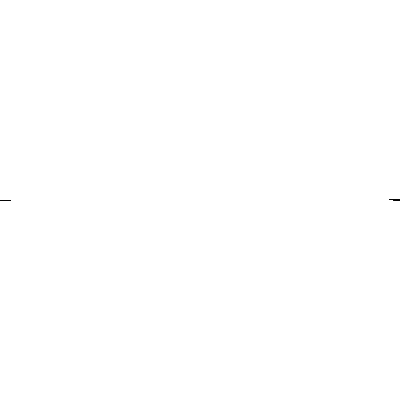
Frame 1 (no input)
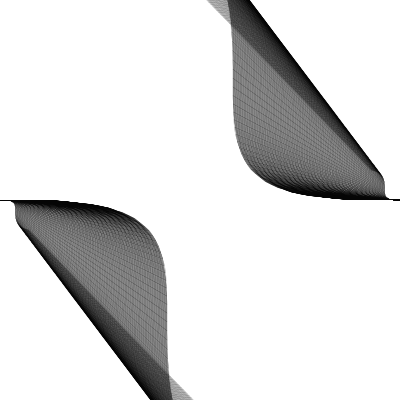
Frame 60 (the mouse pressed at the canvas centre just before this capture)
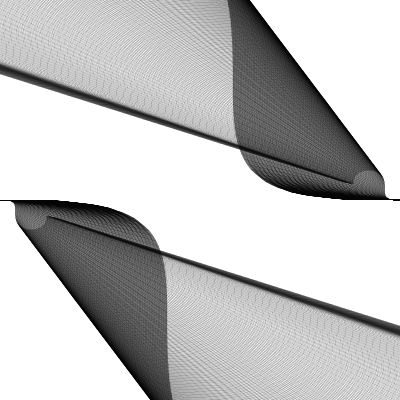
Frame 120 (the mouse held since frame 60 and released just before this capture)

The Processing sketch that drew these frames (run headless with seeded random() and noise(); from frame 60 on, the mouse is pressed at the canvas centre):

// Processing sketch: sketch_82_polar_roses2
// ── sketch_82_polar_roses2.pde
// thanks to mimi yin for the original polar rose code

float x, y;
float angle; 

RoseBunch roses1;
RoseBunch roses2;

void setup() {
  size(400, 400);
  background(255);
  fill(255);
 
  float mult = 1;
  roses1 = new RoseBunch(0, height/2, mult, "pos" );
  roses2 = new RoseBunch(width, height/2, mult, "neg" );
}

void draw() {
  // Keep moving around the circle
  angle+=0.01;
  
  roses1.run();
  roses2.run();
}
// ── rose.pde
class Rose {
  PVector pos = new PVector();
  PVector oldPos = new PVector();
  float multiplier;
  String dir;
  
  Rose(float iX, float iY, float iM, String iD) {
    oldPos.x = iX;
    oldPos.y = iY;
    pos.x = iX;
    pos.y = iY;
    multiplier = iM;
    dir = iD;
  }
  
  void update() {
   oldPos.x = pos.x;
   oldPos.y = pos.y;
   
   if (dir == "pos" ) {  
     pos.x += cos(5*angle)*cos(5*angle)* multiplier;
     pos.y += sin(5*angle)*sin(3*angle) * multiplier; 
   }
   
   if (dir == "neg") {
     pos.x -= cos(5*angle)*cos(5*angle)* multiplier;
     pos.y -= sin(5*angle)*sin(3*angle) * multiplier; 
   }
  }
  
  void display() {
   strokeWeight(0.5);
   stroke(0,50);   
   line(oldPos.x, oldPos.y, pos.x, pos.y);
  }  
}
// ── rosebunch.pde
class RoseBunch {
  PVector startPos = new PVector();
  PVector oldPos = new PVector();
  float multiplier;
  String dir;
  ArrayList<Rose> roses;
  
  
  RoseBunch(float iSX, float iSY, float iM, String iD) {
    startPos.x = iSX;
    startPos.y = iSY;
    multiplier = iM;
    dir = iD;
    
    roses = new ArrayList<Rose>();

    for (int i = 0; i < 1000; i++) {
      Rose rose = new Rose(startPos.x, startPos.y, multiplier, dir);
      roses.add(rose);
      multiplier += 0.01;
    }
  }
  
  void run() {
    for (Rose rose : roses ) {
      rose.update();
      rose.display();
    }
  }
}
